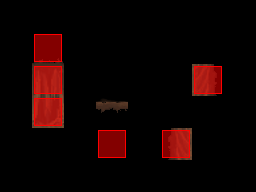

This is a level from a 2D game, rendered from its Tiled map with the project's own tilesets. A one-line summary and the map file follow, with tile-layer data summarised:
An orthogonal 8x6 tile map with 32x32 px tiles, 6 tile layers (Regions, Input_set, InputNot_set, Output_Ground, ...), 4 tilesets.

<map version="1.0" orientation="orthogonal" width="8" height="6" tilewidth="32" tileheight="32">
 <tileset firstgid="1" name="collision" tilewidth="32" tileheight="32">
  <image source="../../graphics/tiles/collision.png" width="64" height="32" />
 </tileset>
 <tileset firstgid="3" name="set" tilewidth="32" tileheight="32">
  <image source="../../graphics/tiles/set_cave.png" width="256" height="256" />
 </tileset>
 <tileset firstgid="67" name="set_rules" tilewidth="32" tileheight="32">
  <image source="../../graphics/tiles/set_rules.png" width="64" height="64" />
 </tileset>
 <tileset firstgid="71" name="cave" tilewidth="32" tileheight="32">
  <image source="../../graphics/tiles/cave.png" width="512" height="256" />
 </tileset>
 <layer name="Regions" width="8" height="6">
  <data>[48 cells, 10 non-empty, 1 distinct tile ids]</data>
 </layer>
 <layer name="Input_set" width="8" height="6">
  <data>[48 cells, 4 non-empty, 1 distinct tile ids]</data>
 </layer>
 <layer name="InputNot_set" width="8" height="6">
  <data>[48 cells, 4 non-empty, 1 distinct tile ids]</data>
 </layer>
 <layer name="Output_Ground" width="8" height="6">
  <data>[48 cells, 5 non-empty, 5 distinct tile ids]</data>
 </layer>
 <layer name="Output_Over" width="8" height="6">
  <data>[48 cells, 1 non-empty, 1 distinct tile ids]</data>
 </layer>
 <layer name="Output_Collision" width="8" height="6">
  <data>[48 cells, 6 non-empty, 1 distinct tile ids]</data>
 </layer>
</map>
